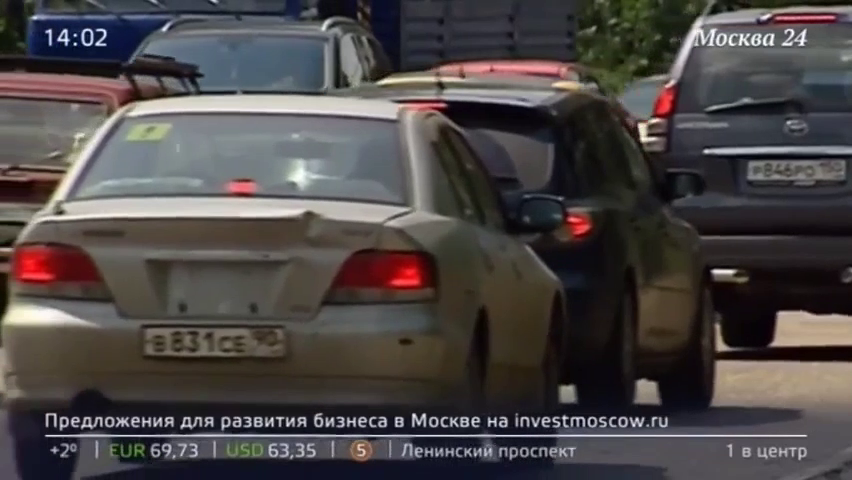
#> input picture frame 7 of frame/video/car.mp4, 852 x 480 px, given in place of car2.mp4, which was not available
$ python opencv2.py
#> lines starting #> are read from the running program, lines starting #| are printed output that depends on the picture
import cv2
import sys

(major_ver, minor_ver, subminor_ver) = (cv2.__version__).split('.')

if __name__ == '__main__':

    tracker_types = ['BOOSTING', 'MIL', 'KCF', 'TLD', 'MEDIANFLOW', 'MULT', 'MOSSE', 'CSRT']
    tracker_type = tracker_types[6]

    if int(minor_ver) < 3:
        tracker = cv2.Tracker_create(tracker_type)
    else:
        if tracker_type == 'BOOSTING':
            tracker = cv2.legacy.TrackerBoosting_create()
        if tracker_type == 'MIL':
            tracker = cv2.legacy.TrackerMIL_create()
        if tracker_type == 'KCF':
            tracker = cv2.legacy.TrackerKCF_create()
        if tracker_type == 'TLD':
            tracker = cv2.legacy.TrackerTLD_create()
        if tracker_type == 'MEDIANFLOW':
            tracker = cv2.legacy.TrackerMedianFlow_create()
        if tracker_type == 'MULT':
            trackers = cv2.legacy.MultiTracker_create()
        if tracker_type == 'MOSSE':
            tracker = cv2.legacy.TrackerMOSSE_create()
        if tracker_type == 'CSRT':
            tracker = cv2.legacy.TrackerCSRT_create()

    video = cv2.VideoCapture("frame/video/car2.mp4")
    length = int(video.get(cv2.CAP_PROP_FRAME_COUNT))

    if not video.isOpened():
        print("Could not open video")
        sys.exit()

    ok, frame = video.read()
#> frame is the input picture: shape (480, 852, 3); mean B, G, R 70.4, 70.6, 75.7
    if not ok:
        print('Cannot read video file')
        sys.exit()

    cv2.putText(frame, 'exit to ESC', (100, 20), cv2.FONT_HERSHEY_SIMPLEX, 0.75, (0, 0, 0), 2)
    cv2.putText(frame, 'start to ENter', (100, 50), cv2.FONT_HERSHEY_SIMPLEX, 0.75, (0, 0, 0), 2)
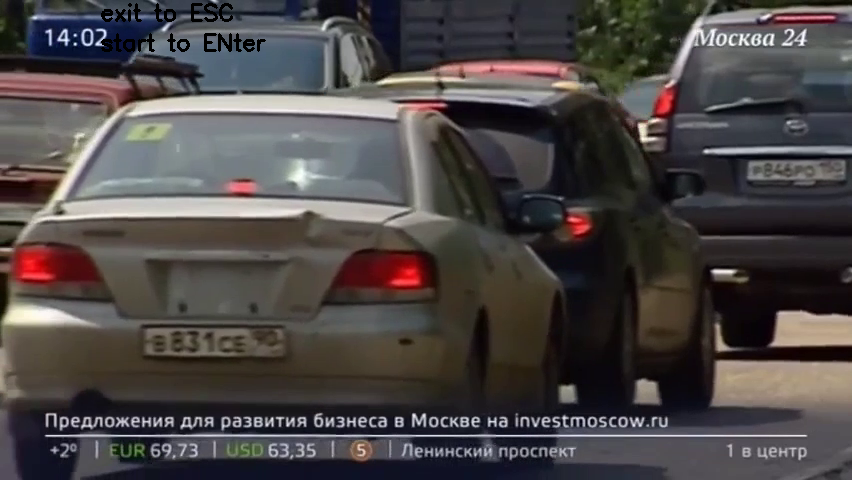
#> frame: shape (480, 852, 3); mean B, G, R 69.9, 70.3, 75.3

#> (the run stopped early here; a loop or call above may not have finished)

$ run again, starting later in the video
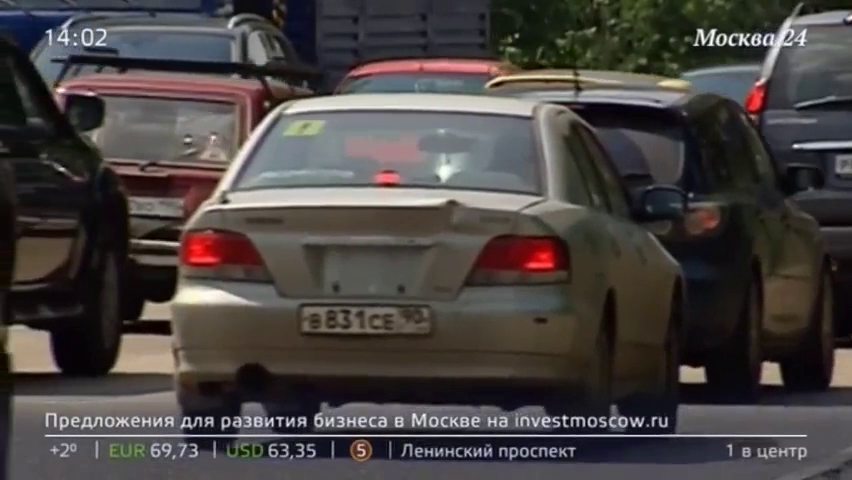
#> input picture frame 34 of frame/video/car.mp4, 852 x 480 px, given in place of car2.mp4, which was not available
#> frame is the input picture: shape (480, 852, 3); mean B, G, R 66, 67.4, 72.7
#> `cv2.putText(frame, 'start to ENter', (100, 50), cv2.FONT_HERSHEY_SIMPL..`:
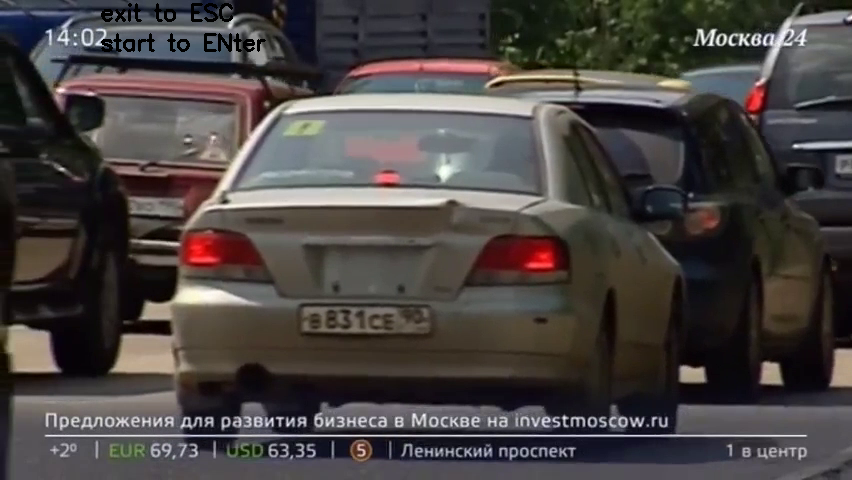
#> frame: shape (480, 852, 3); mean B, G, R 65.6, 67, 72.4

$ run again, starting later in the video
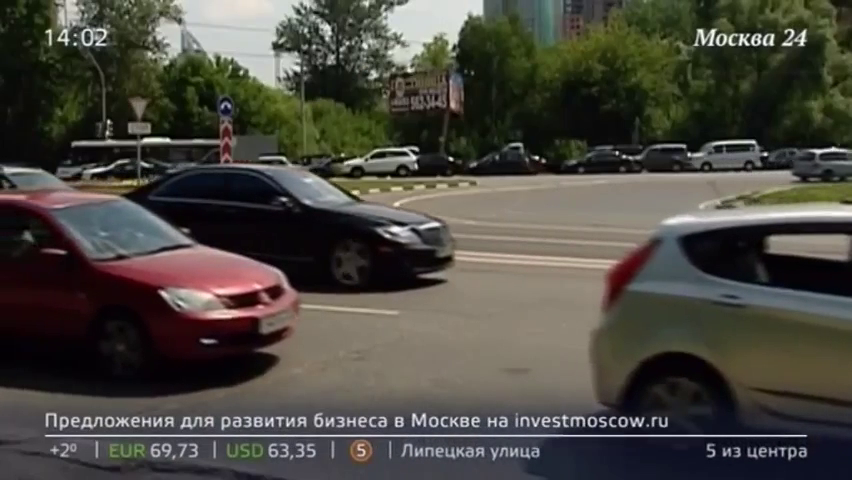
#> input picture frame 60 of frame/video/car.mp4, 852 x 480 px, given in place of car2.mp4, which was not available
#> frame is the input picture: shape (480, 852, 3); mean B, G, R 64.4, 71.8, 74.3
#> `cv2.putText(frame, 'start to ENter', (100, 50), cv2.FONT_HERSHEY_SIMPL..`:
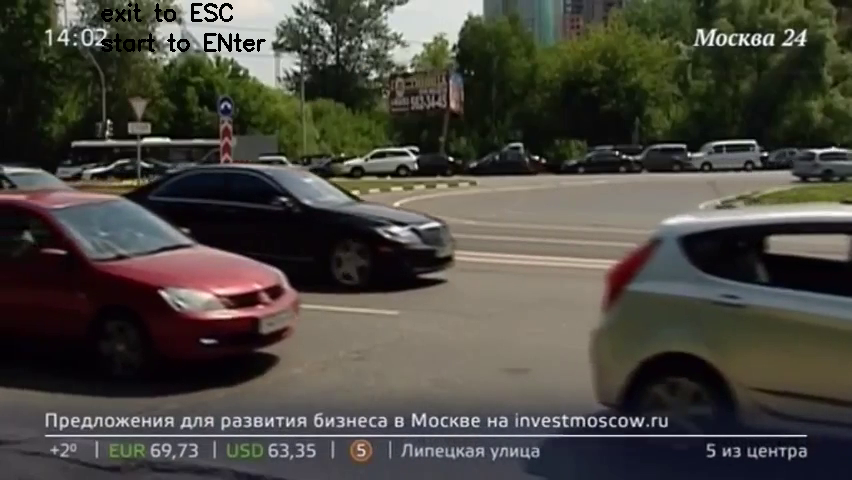
#> frame: shape (480, 852, 3); mean B, G, R 63.8, 71.2, 73.6
